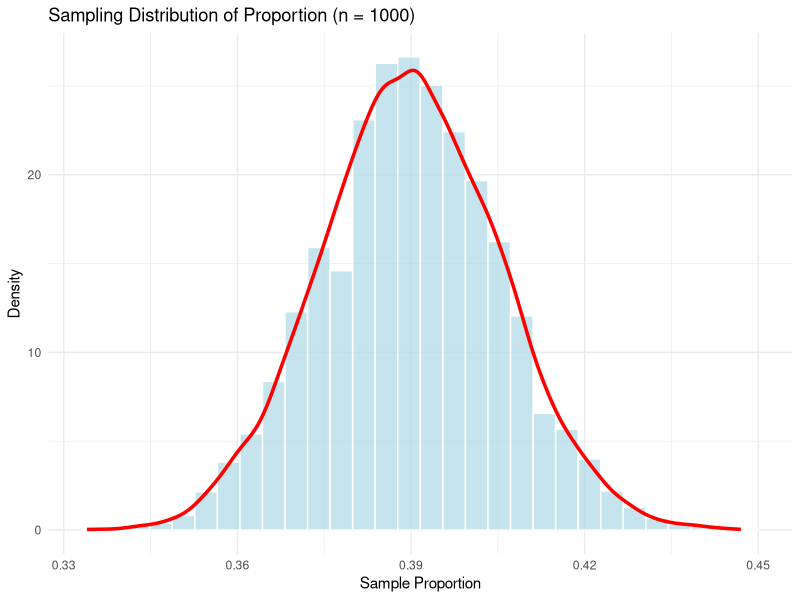
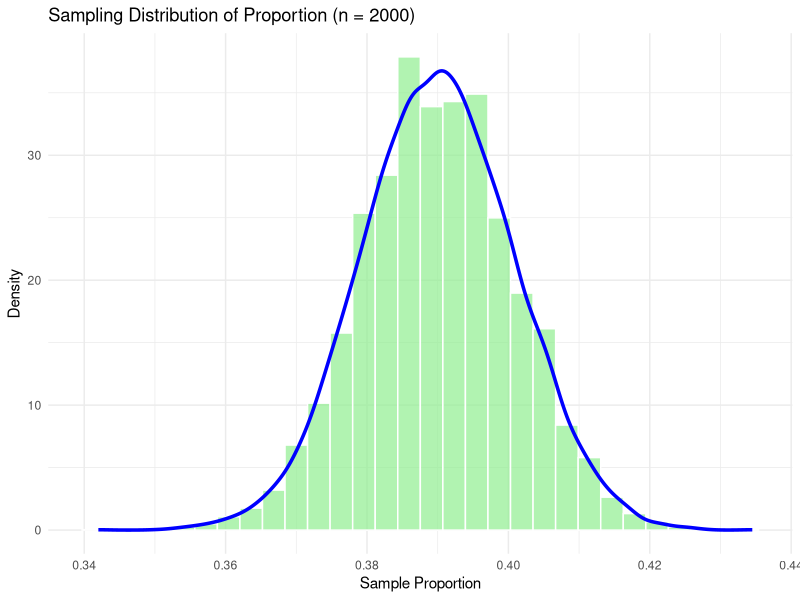
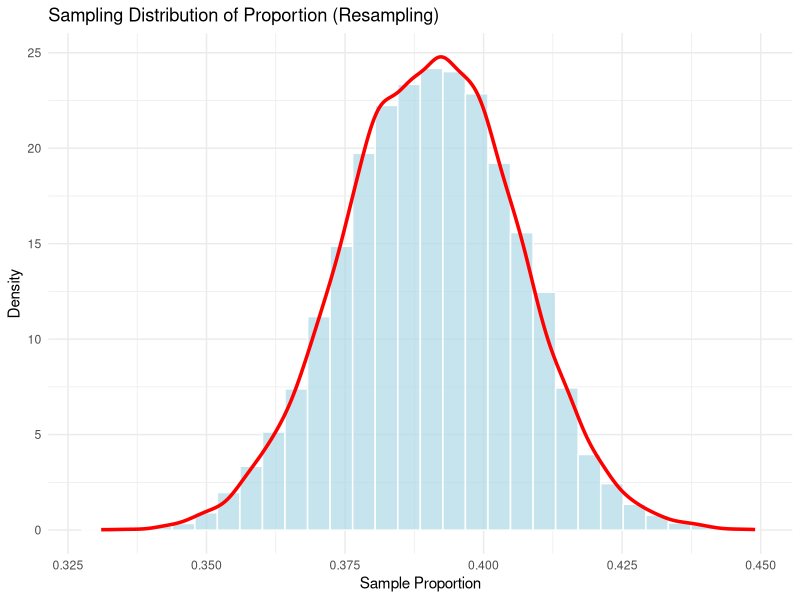
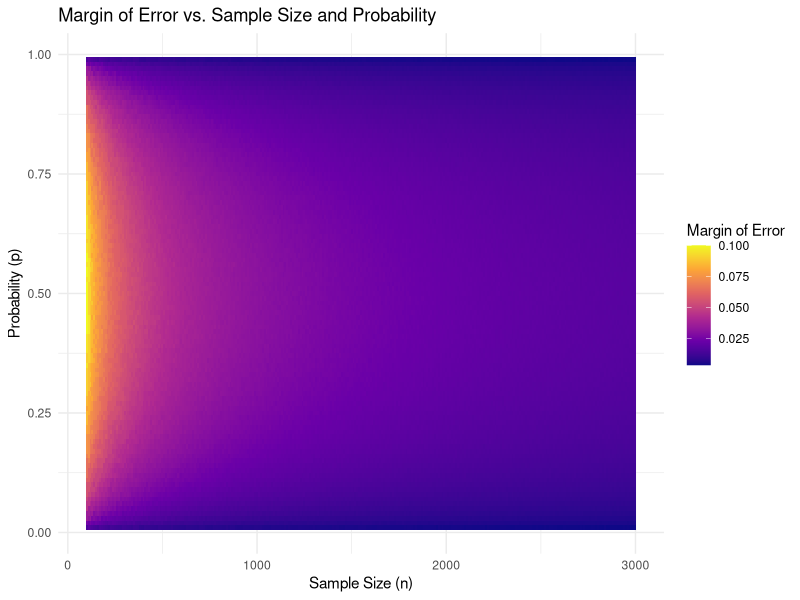
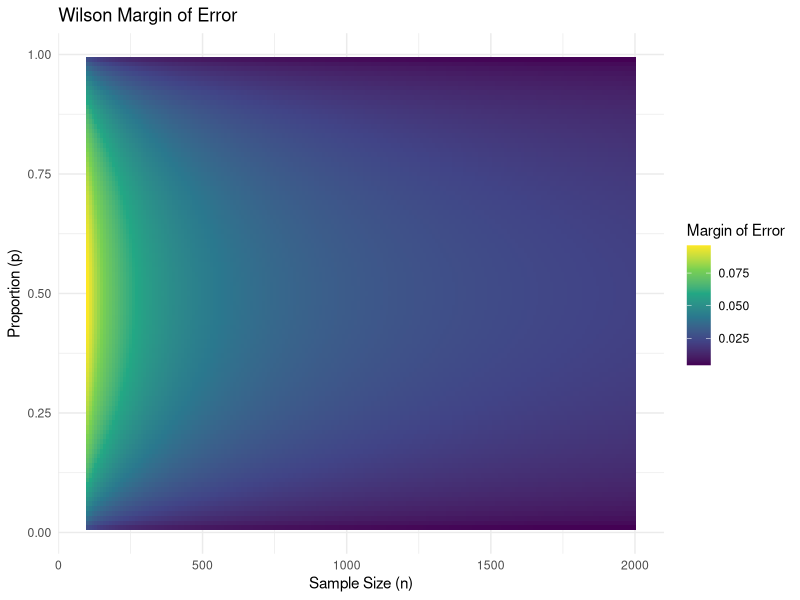

These figures' R source, in order:
#Basic Simulation
library(tidyverse)
library(ggplot2)
p_true <- 0.39  # True probability
n1 <- 1000  # Sample size for first simulation
n2 <- 2000  # Sample size for second simulation
num_polls <- 10000  # Number of simulated polls

# Sample size of 1000
polls1 <- rbinom(num_polls, n1, p_true) / n1  
df1 <- data.frame(proportion = polls1)  


ggplot(df1, aes(x = proportion)) +
  geom_histogram(aes(y = after_stat(density)), bins = 30, fill = "lightblue", color = "white", alpha = 0.7) +
  geom_density(color = "red", linewidth = 1.2) +
  labs(title = "Sampling Distribution of Proportion (n = 1000)",
       x = "Sample Proportion",
       y = "Density") +
  theme_minimal()

# Middle 95% range for sample size = 1000
range_95_1 <- quantile(polls1, c(0.025, 0.975))
margin_of_error_1 <- diff(range_95_1) / 2
#Middle 95% of data is between 0.36 and 0.42
#Margin of error is approximately 0.03, Gallup reported 4% (0.04)

# Sample size of 2000
polls2 <- rbinom(num_polls, n2, p_true) / n2  
df2 <- data.frame(proportion = polls2)  

ggplot(df2, aes(x = proportion)) +
  geom_histogram(aes(y = after_stat(density)), bins = 30, fill = "lightgreen", color = "white", alpha = 0.7) +
  geom_density(color = "blue", linewidth = 1.2) +
  labs(title = "Sampling Distribution of Proportion (n = 2000)",
       x = "Sample Proportion",
       y = "Density") +
  theme_minimal()

# Middle 95% range for sample size = 2000
range_95_2 <- quantile(polls2, c(0.025, 0.975))
margin_of_error_2 <- diff(range_95_2) / 2
# Middle 95% is between 0.369 and 0.411
# Margin of error is approximately 0.021, Gallup reported 2% (0.02)


#Resampling

n_survey <- 1000  # Sample size for Gallup survey 
#create survey data where 39% satisfied (1), rest are not (0)
survey_data <- c(rep(1, 0.39 * n_survey), rep(0, n_survey - 0.39 * n_survey))

num_resamples <- 10000  # Number of resamples
resample_proportions <- numeric(num_resamples)  # Initialize a vector to store proportions

for (i in 1:num_resamples) {
  resample <- sample(survey_data, n_survey, replace = TRUE)  # Resample with replacement
  resample_proportions[i] <- mean(resample)
}

df_resamples <- tibble(proportion = resample_proportions)

ggplot(df_resamples, aes(x = proportion)) +
  geom_histogram(aes(y = after_stat(density)), bins = 30, fill = "lightblue", color = "white", alpha = 0.7) +
  geom_density(color = "red", linewidth = 1.2) +
  labs(title = "Sampling Distribution of Proportion (Resampling)",
       x = "Sample Proportion",
       y = "Density") +
  theme_minimal()

# Middle 95% range from resampling
range_95_resample <- quantile(df_resamples$proportion, c(0.025, 0.975))
margin_of_error_resample <- diff(range_95_resample) / 2
#Middle 95% was from 0.36 to 0.42
#Margin of error is approximately 0.03, Gallup reported 4% (0.04)


#Simulation over n and p

n_values <- seq(100, 3000, by = 10)  # Sample sizes from 100 to 3000
p_values <- seq(0.01, 0.99, by = 0.01)  # Probabilities from 0.01 to 0.99
num_simulations <- 10000  # Number of simulations


simulate_margin_of_error <- function(n, p, num_simulations) {
  
  sample_data <- rbinom(num_simulations, size = n, prob = p) / n
  
  # Calculate the 2.5th and 97.5th percentiles
  lower <- quantile(sample_data, 0.025)
  upper <- quantile(sample_data, 0.975)
  
  # Half the range between the 2.5th and 97.5th percentiles
  margin_of_error <- (upper - lower) / 2
  return(margin_of_error)
}

# Empty data frame
results <- expand.grid(n = n_values, p = p_values)

# Apply the simulation function to each combination of n and p
results$margin_of_error <- mapply(simulate_margin_of_error, results$n, results$p, MoreArgs = list(num_simulations = num_simulations))

ggplot(results, aes(x = n, y = p, fill = margin_of_error)) +
  geom_raster() +
  scale_fill_viridis_c(option = "C", name = "Margin of Error") +
  labs(
    title = "Margin of Error vs. Sample Size and Probability",
    x = "Sample Size (n)",
    y = "Probability (p)"
  ) +
  theme_minimal()

#Actual Margin of Error Calculation

z <- 1.96  # 95% confidence level
n_values <- seq(100, 2000, by=10)  # Sample sizes
p_values <- seq(0.01, 0.99, by=0.01)  # Proportions

#data for each n and p
moe_data <- expand.grid(n = n_values, p = p_values) %>%
  mutate(
    moe = z * sqrt((n * p * (1 - p) + (z^2) / 4)) / (n + z^2)
  )

ggplot(moe_data, aes(x = n, y = p, fill = moe)) +
  geom_raster() +
  scale_fill_viridis_c(name="Margin of Error") +
  labs(title="Wilson Margin of Error",
       x="Sample Size (n)",
       y="Proportion (p)") +
  theme_minimal()
